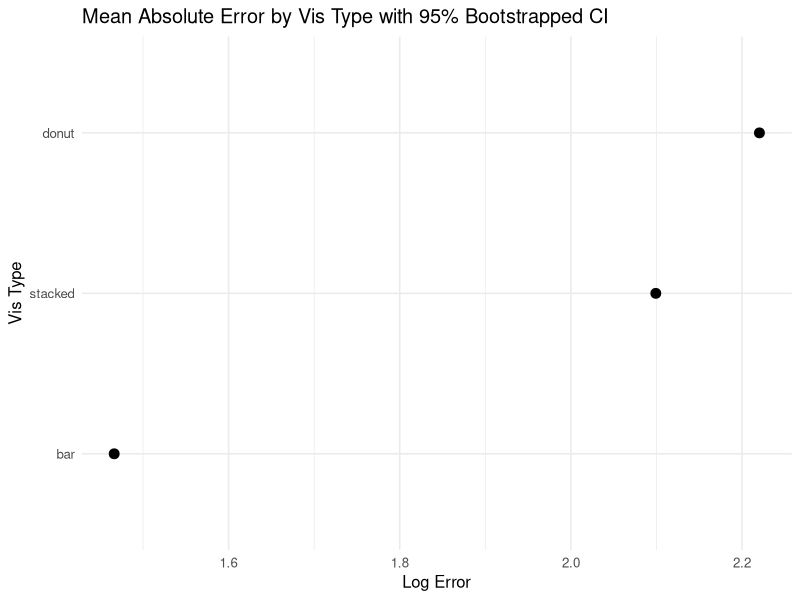

Write the R code that produced this figure.
library(ggplot2)

# load data
df <- read.csv("trials/master.csv")

# filter by vis type
df$type <- factor(
  sub("_[0-9]+$", "", df$Vis),
  levels = c("bar", "stacked", "donut")
)

# plot with mean and 95% bootstrapped CI
r_plot <- ggplot(df, aes(x = Error, y = type)) +
  
  # mean point
  stat_summary(
    fun = mean,
    geom = "point",
    size = 3,
    color = "black"
  ) +
  
  # bootstrapped 95% CI
  stat_summary(
    fun.data = mean_cl_boot,
    geom = "errorbarh",
    height = 0.2,
    color = "black"
  ) +
  
  labs(
    x = "Log Error",
    y = "Vis Type",
    title = "Mean Absolute Error by Vis Type with 95% Bootstrapped CI"
  ) +
  
  theme_minimal(base_size = 12)

r_plot
